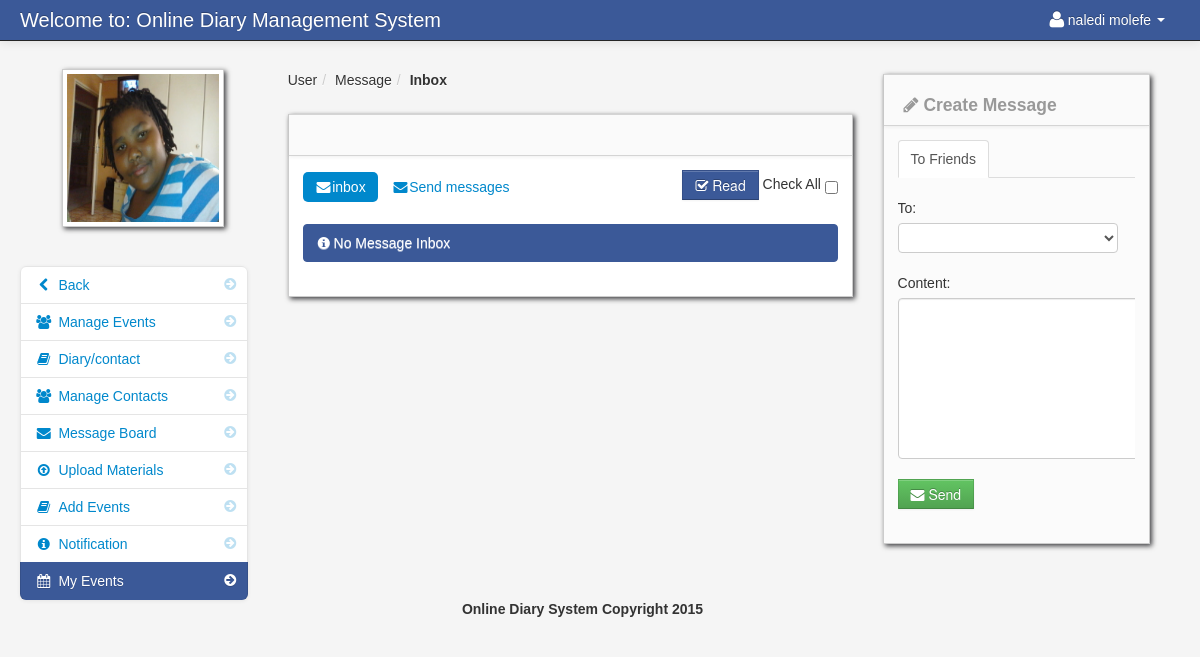
The app's page /diary/diary/message.php (signed in) with its own data.
### tables this page shows
CREATE TABLE IF NOT EXISTS `tbluser` (
`user_id` int(11) NOT NULL,
  `firstname` varchar(100) NOT NULL,
  `lastname` varchar(100) NOT NULL,
  `username` varchar(100) NOT NULL,
  `password` varchar(100) NOT NULL,
  `location` varchar(100) NOT NULL,
  `status` varchar(100) NOT NULL,
  `about` varchar(400) NOT NULL
);

### diary/diary/session.php (called while the page is built, shortened)
<?php
$session_id=$_SESSION['id'];
?>

### diary/diary/create_message_form.php (the view, shortened to what this page needs)
<div class="span3" id="">
	<div class="row-fluid">
	<div class="block">
		<div class="navbar navbar-inner block-header">
			<div id="" class="muted pull-left"><h4><i class="icon-pencil"></i> Create Message</h4></div>
		</div>
		<div class="block-content collapse in">
			<div class="span12">
				<ul class="nav nav-tabs">
					<li class="active">
						<a href="message.php">To Friends</a>
					</li>
				</ul>
		<form method="post" id="send_message">
				<div class="control-group">
					<label>To:</label>
				  <div class="controls">
					<select name="friend_id" class="chzn-select" required>
						<option></option>
					<?php
					$query = mysql_query("select * from tbluser order by firstname");
					while($row = mysql_fetch_array($query)){
					?>
					<option value="<?php echo $row['user_id']; ?>"><?php echo $row['firstname']; ?> <?php echo $row['lastname']; ?> </option>
					<?php } ?>
					</select>
				  </div>
				</div>
			<div class="control-group">
				<label>Content:</label>
			  <div class="controls">
				<textarea name="my_message" class="my_message" required></textarea>
			  </div>
			</div>
			<div class="control-group">
			  <div class="controls">
					<button  class="btn btn-success"><i class="icon-envelope-alt"></i> Send </button>
			  </div>
			</div>
	</form>
		</div>
	</div>
</div>
	</div>
</div>

### diary/diary/navbar.php (shortened to what this page needs)
<div class="navbar navbar-fixed-top navbar-inverse">
        <div class="navbar-inner">
            <div class="container-fluid">
                <a class="brand" href="#">Welcome to: Online Diary Management System</a>
				<?php if(isset($_SESSION['id'])){ ?>
					<div class="nav-collapse collapse">
						<ul class="nav pull-right">
							<?php $query= mysql_query("select * from tbluser where user_id = '$session_id'")or die(mysql_error());
									$row = mysql_fetch_array($query);
							?>
							<li class="dropdown">
								<a href="#" role="button" class="dropdown-toggle" data-toggle="dropdown"> <i class="icon-user icon-large"></i><?php echo $row['firstname']." ".$row['lastname'];  ?> <i class="caret"></i></a>
							</li>
						</ul>
					</div>
					<?php } ?>
            </div>
        </div>
</div>

### diary/diary/calendar_sidebar.php
<div class="span3" id="sidebar">
	<img id="avatar" src="admin/<?php echo $row['location']; ?>" class="img-polaroid">
		<ul class="nav nav-list bs-docs-sidenav nav-collapse collapse">
				<li class=""><a href="dasboard.php"><i class="icon-chevron-right"></i><i class="icon-chevron-left"></i>&nbsp;Back</a></li>
				<li class=""><a href="manage.php<?php echo '?id='.$get_id; ?>"><i class="icon-chevron-right"></i><i class="icon-group"></i>&nbsp;Manage Events</a></li>
				<li class=""><a href="diary.php<?php echo '?id='.$get_id; ?>"><i class="icon-chevron-right"></i><i class="icon-book"></i>&nbsp;Diary/contact</a></li>
				<li class=""><a href="contacts.php<?php echo '?id='.$get_id; ?>"><i class="icon-chevron-right"></i><i class="icon-group"></i>&nbsp;Manage Contacts</a></li>
				<li class=""><a href="message.php<?php echo '?id='.$get_id; ?>"><i class="icon-chevron-right"></i><i class="icon-envelope-alt"></i>&nbsp;Message Board</a></li>
				<li class=""><a href="uploads.php<?php echo '?id='.$get_id; ?>"><i class="icon-chevron-right"></i><i class="icon-upload"></i>&nbsp;Upload Materials</a></li>
				<li class=""><a href="add-event.php<?php echo '?id='.$get_id; ?>"><i class="icon-chevron-right"></i><i class="icon-book"></i>&nbsp;Add Events</a></li>
				<li class=""><a href="notification.php<?php echo '?id='.$get_id; ?>"><i class="icon-chevron-right"></i><i class="icon-info-sign"></i>&nbsp;Notification</a></li>
				<li class="active"><a href="myevents.php<?php echo '?id='.$get_id; ?>"><i class="icon-chevron-right"></i><i class="icon-calendar"></i>&nbsp;My Events</a></li>
		</ul>
</div>

### diary/diary/admin/assets/styles.css (style rules this page uses)
body { padding-top: 60px; padding-bottom: 40px; background-color: #f5f5f5; }
.block { background: url("../images/pixel-60fff.png") repeat scroll 0 0 rgba(0, 0, 0, 0) !important; border: 1px solid #ccc; background: white; margin: 1em 0em; border-top: none; -webkit-box-shadow: 2px 2px 5px rgba(0, 0, 6, 0.75); -moz-box-shadow: 2px 2px 5px rgba(0, 0, 6, 0.75); box-shadow: 2px 2px 5px rgba(0, 0, 6, 0.75); }
.block-content { margin: 1em; min-height: .25em; }
.block-header { margin-bottom: 0px; border-right: none; border-left: none; -webkit-border-radius: 0px; -moz-border-radius: 0px; border-radius: 0px; }
.block-header div { padding-top: 10px; }
.bs-docs-sidenav { max-width: 228px; margin: 30px 0 0; padding: 0; background-color: #fff; -webkit-border-radius: 6px; -moz-border-radius: 6px; border-radius: 6px; -webkit-box-shadow: 0 1px 4px rgba(0,0,0,.065); -moz-box-shadow: 0 1px 4px rgba(0,0,0,.065); box-shadow: 0 1px 4px rgba(0,0,0,.065); }
.bs-docs-sidenav > li > a { display: block; width: 190px \9; margin: 0 0 -1px; padding: 8px 14px; border: 1px solid #e5e5e5; }
.bs-docs-sidenav > li:first-child > a { -webkit-border-radius: 6px 6px 0 0; -moz-border-radius: 6px 6px 0 0; border-radius: 6px 6px 0 0; }
.bs-docs-sidenav > li:last-child > a { -webkit-border-radius: 0 0 6px 6px; -moz-border-radius: 0 0 6px 6px; border-radius: 0 0 6px 6px; }
.bs-docs-sidenav > .active > a { position: relative; z-index: 2; padding: 9px 15px; border: 0; text-shadow: 0 1px 0 rgba(0,0,0,.15); -webkit-box-shadow: inset 1px 0 0 rgba(0,0,0,.1), inset -1px 0 0 rgba(0,0,0,.1); -moz-box-shadow: inset 1px 0 0 rgba(0,0,0,.1), inset -1px 0 0 rgba(0,0,0,.1); box-shadow: inset 1px 0 0 rgba(0,0,0,.1), inset -1px 0 0 rgba(0,0,0,.1); }
.bs-docs-sidenav .icon-chevron-right { float: right; margin-top: 2px; margin-right: -6px; opacity: .25; }
.bs-docs-sidenav .active .icon-chevron-right, .bs-docs-sidenav .active a:hover .icon-chevron-right { opacity: 1; }

### records on screen
tbluser: firstname "naledi", lastname "molefe", location (picture)
